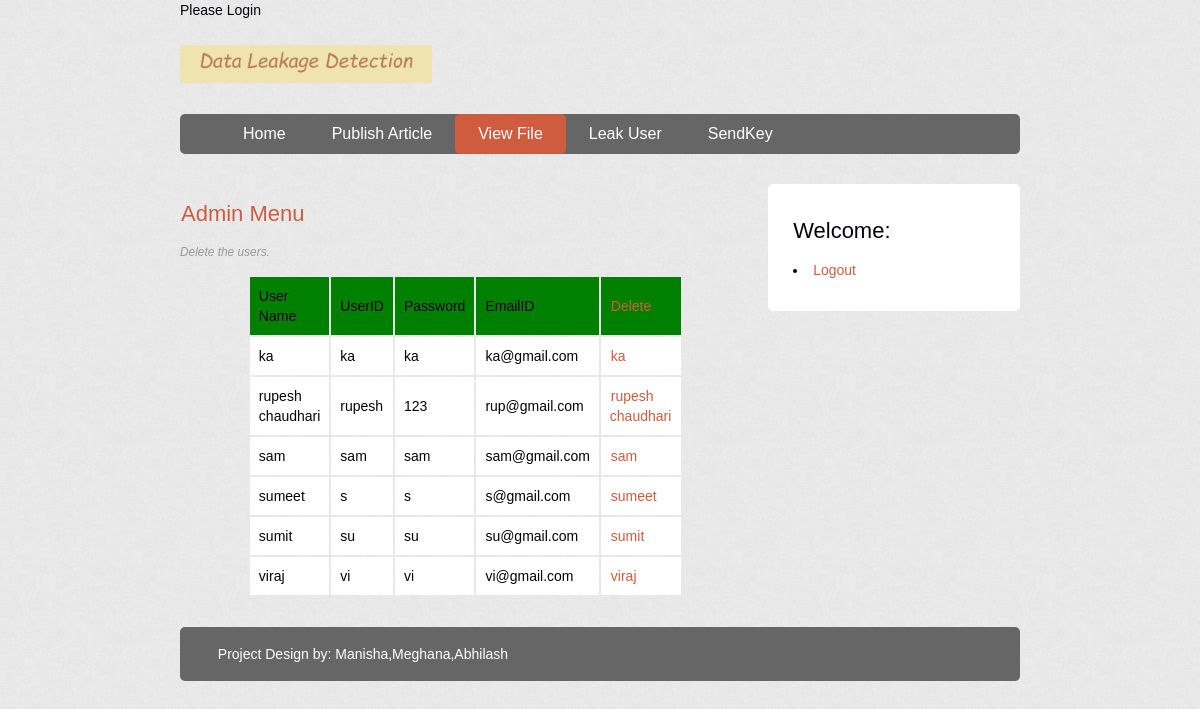
Screenshot of /m_user.php with the database file from the repository.
### tables this page shows
CREATE TABLE IF NOT EXISTS `register` (
  `username` varchar(255) NOT NULL,
  `userid` varchar(11) NOT NULL,
  `password` varchar(255) NOT NULL,
  `emailid` varchar(255) NOT NULL,
  PRIMARY KEY (`username`)
);

### m_user.php (the view, shortened to what this page needs)
<!DOCTYPE html>
<html lang="en">
<head>
	<link rel="stylesheet" href="style.css" type="text/css" />
</head>
<body class="body">
	<header class="mainHeader">
		<img src="img/logo.gif">
		<nav>
			<ul>
				<li><a href="admin.php">Home</a></li>
				<li><a href="upload.php">Publish Article</a></li>
				<li class="active"><a href="viewfile.php">View File</a></li>
				<li><a href="leakfile.php">Leak User</a></li>
				<li><a href="sendkey.php">SendKey</a></li>
			</ul>
		</nav>
	</header>
	<div class="mainContent1">
		<div class="content">
			<article class="topcontent1">
				<header>
					<h2><a href="#" rel="bookmark" title="Permalink to this POST TITLE">Admin Menu</a></h2>
				</header>
				<footer>
					<p class="post-info">Delete the users.</p>
				</footer>
				<content>
					<p>
						<table align="center" cellpadding="9" cellspacing="2" width="10">
							<tr bgcolor="green">
								<td>User Name</td><td>UserID</td><td>Password</td><td>EmailID</td><td><a href="a_detail.php">Delete</a></td>
							</tr>
							<?php
                                $con = mysqli_connect("localhost", "root", "", "dataleker");
                                if (!$con) {
                                    echo ('Could not connect: ' . mysqli_error());
                                } else {
                                    $sql = 'SELECT * FROM register';
                                    $retval = mysqli_query($con, $sql);
                                    while ($row = mysqli_fetch_assoc($retval)) {
                                        echo "<tr bgcolor='white'><td> {$row['username']} </td> " .
                                            "<td> {$row['userid']} </td> " .
                                            "<td> {$row['password']} </td> " .
                                            "<td> {$row['emailid']} </td> " .
                                            "<td><a href='d_user.php?id=" . "{$row['username']}'>{$row['username']}</a>" .
                                            "</td>";
                                    }
                                }
                            ?>
						</table>
					</p>
				</content>
			</article>
		</div>
		<aside class="top-sidebar">
			<article>
				<h2>Welcome: <?php echo $_SESSION['name'] ?></h2>
				<li><a href="logout.php">Logout</a></li>
			</article>
		</aside>
	</div>
	<footer class="mainFooter">
		<p>Project Design by: Manisha,Meghana,Abhilash</p>
	</footer>
</body>
</html>

### Style.css (style rules this page uses)
body { background-image: url('img/bg.png'); color: #000305; font-size: 87.5%; font-family: 'Trebuchet MS', Trebuchet, 'Lucida Sans Unicode', 'Lucida Grande', 'Lucida Sans', Arial, sans-serif; line-height: 1.429; margin: 0; padding: 0; text-align: left; }
.body { clear: both; margin: 0 auto; width: 70%; }
h2 { font-size: 1.571em }
h2, h3, h4, h5, h6 { font-weight: 400; line-height: 1.1; margin-bottom: .8em; }
a { outline: 0; }
a:link, a:visited { color: #CF5C3F; padding: 0 1px; text-decoration: none; }
.mainHeader nav { background: #666; font-size: 1.143em; height: 40px; line-height: 30px; margin: 0 auto 30px auto; text-align: center; border-radius: 5px; -moz-border-radius: 5px; -webkit-border-radius: 5px; }
.mainHeader nav ul { list-style: none; margin: 0 auto; }
.mainHeader nav ul li { float: left; display: inline; }
.mainHeader nav a:link, .mainHeader nav a:visited { color: #fff; display: inline-block; height: 30px; padding: 5px 23px; text-decoration: none; }
.mainHeader nav a:hover, .mainHeader nav a:active, .mainHeader nav .active a:link, .mainHeader nav .active a:visited { background: #CF5C3F; color: #fff; text-shadow: none !important; }
.mainHeader nav li a { border-radius: 5px; -moz-border-radius: 5px; -webkit-border-radius: 5px; }
.mainHeader img { width: 30%; height: auto; margin: 3% 0; }
.content { width: 68%; float: left; border-radius: 5px; -moz-border-radius: 5px; -webkit-border-radius: 5px; }
.post-info { font-style: italic; color: #999; font-size: 85%; }
.top-sidebar { width: 24%; float: left; margin-left: 2%; border-radius: 5px; -moz-border-radius: 5px; -webkit-border-radius: 5px; background-color: #FFF; padding: 2% 3%; margin-bottom: 2%; }
.mainFooter { width: 100%; float: left; margin-top: 2%; margin-bottom: 2%; padding-left: 0; background-color: #666; border-radius: 5px; -moz-border-radius: 5px; -webkit-border-radius: 5px; color: #FFF; }
.mainFooter p { width: 91%; margin: 2% auto; }

### rows the page displays
register: username "ka", userid "ka", password "ka", emailid "ka@gmail.com"
register: username "rupesh chaudhari", userid "rupesh", password "123", emailid "rup@gmail.com"
register: username "sam", userid "sam", password "sam", emailid "sam@gmail.com"
register: username "sumeet", userid "s", password "s", emailid "s@gmail.com"
register: username "sumit", userid "su", password "su", emailid "su@gmail.com"
register: username "viraj", userid "vi", password "vi", emailid "vi@gmail.com"
